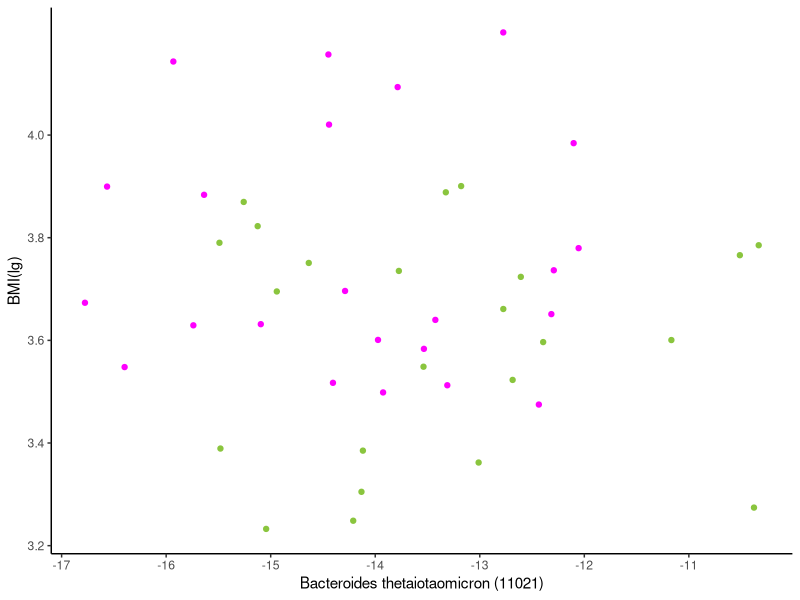
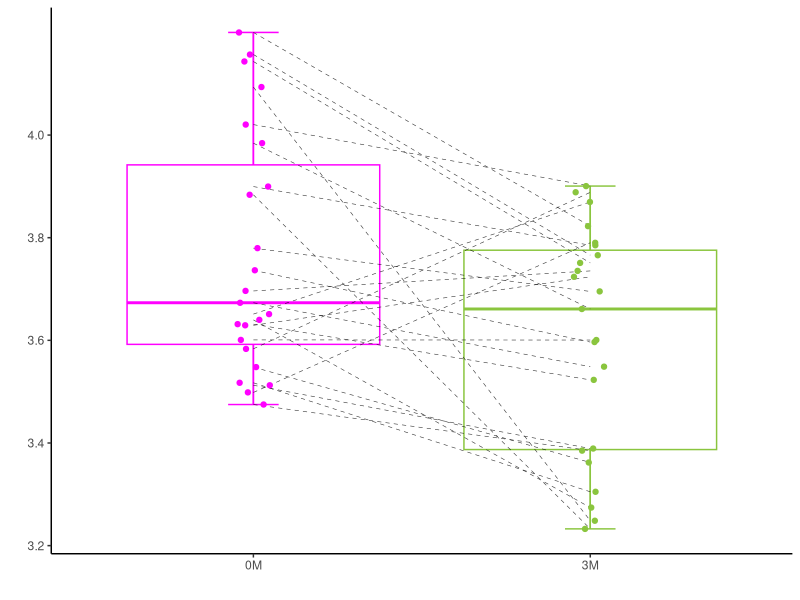
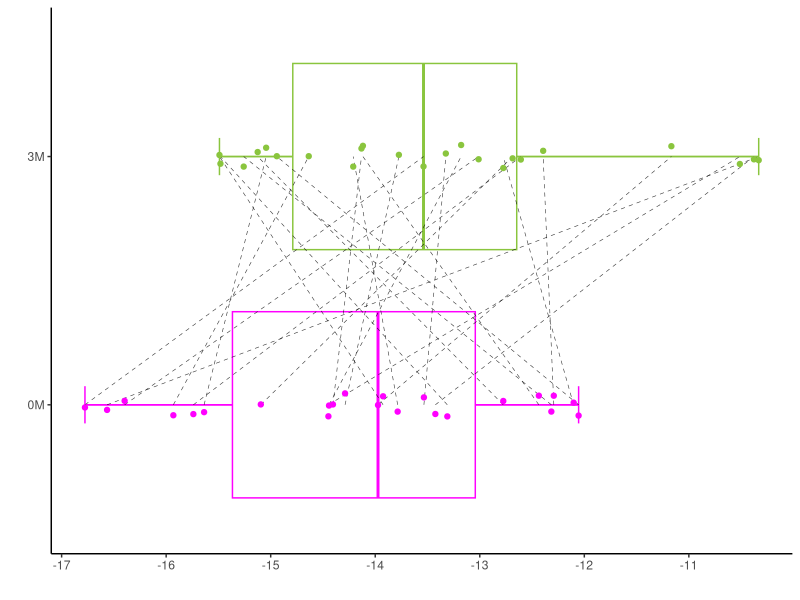
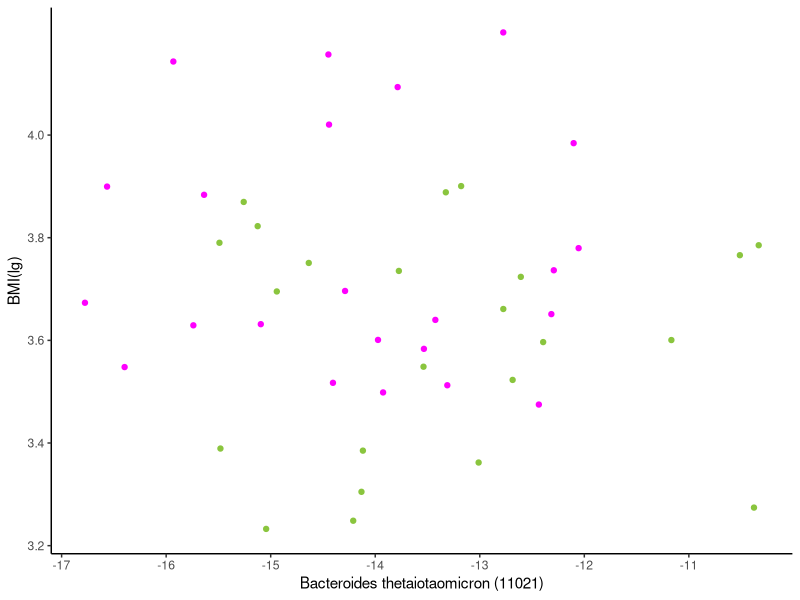
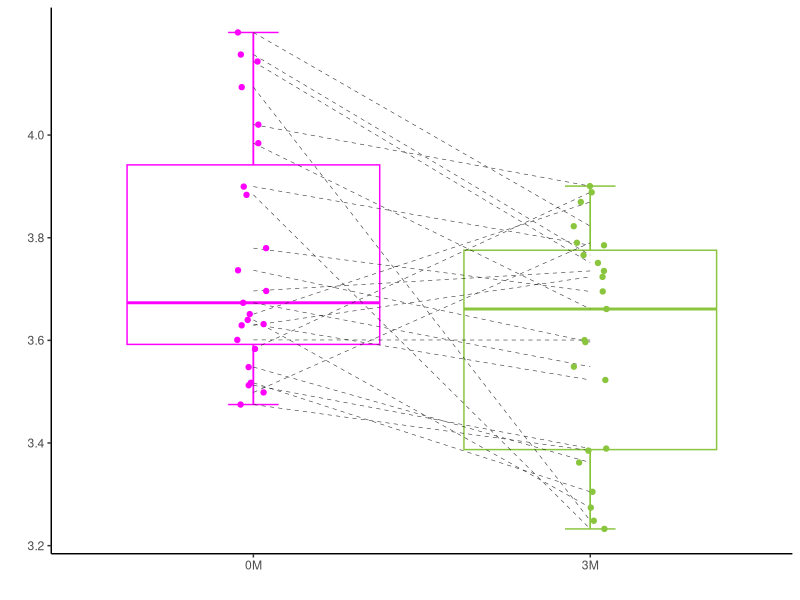
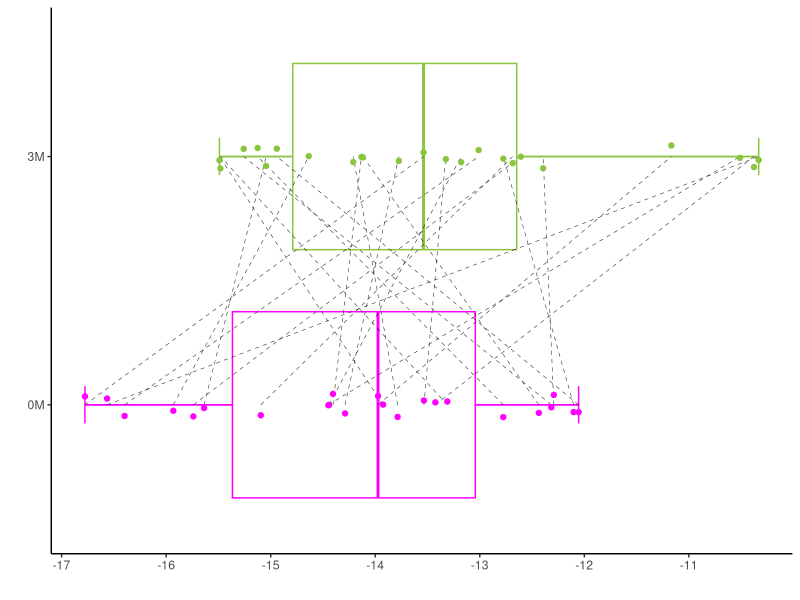

These charts were generated, in order, by the following R code:
# =============================================================================
# 配对箱线散点连线图
# organized：线性脚本 + 中文分节；路径相对本条目目录
# =============================================================================
# =============================================================================

script_dir <- tryCatch(
  dirname(normalizePath(sys.frame(1)$ofile)),
  error = function(e) {
    args <- commandArgs(trailingOnly = FALSE)
    file_arg <- grep("^--file=", args, value = TRUE)
    if (length(file_arg)) dirname(normalizePath(sub("^--file=", "", file_arg))) else normalizePath(getwd())
  }
)
root <- if (basename(script_dir) == "code") dirname(script_dir) else script_dir
set.seed(20260912)
out_dir <- file.path(root, "output", "figures")
dir.create(out_dir, recursive = TRUE, showWarnings = FALSE)

suppressPackageStartupMessages({
  library(ggplot2)
  library(dplyr)
  library(tidyr)
  library(readr)
  library(tibble)
  library(stringr)
  library(forcats)
})

# 创建虚拟数据：
Bacteroides_thetaiotaomicron_R <- runif(23, min = -17, max = -12)
Bacteroides_thetaiotaomicron_G <- runif(23, min = -15.5, max = -10)
BMI_R <- runif(23, min = 3.45, max = 4.2)
BMI_G <- runif(23, min = 3.2, max = 4.0)
data <- cbind(Bacteroides_thetaiotaomicron_G,BMI_G,Bacteroides_thetaiotaomicron_R,BMI_R)

# 加载包：
library(ggplot2)
library(tidyr)

# 对数据进行简单处理：
new_data <- as.data.frame(rbind(data[1:23,3:4],data[1:23,1:2]))
colnames(new_data) <- c("Bacteroides_thetaiotaomicron","BMI")
new_data$group <- rep(c("group_0M","group_3M"),c(23,23))
new_data$group2 <- rep(paste("sample",1:23,sep=""),2)

# 绘制散点图：
ggplot(new_data)+
  # 绘制基本散点图
  geom_point(aes(Bacteroides_thetaiotaomicron, BMI,color=group))+
  # 设置颜色
  scale_color_manual(values = c(group_0M="#ff00ff", group_3M="#8ac53e"))+
  # 设置主题
  theme_classic()+
  # 设置坐标轴范围
  scale_x_continuous(breaks = c(-17:11))+
  scale_y_continuous(breaks = seq(3.2,4.0,0.2))+
  # 设置x轴和y轴标签
  xlab("Bacteroides thetaiotaomicron (11021)")+
  ylab("BMI(lg)")+
  # 去掉图例：
  theme(legend.position = 'none')

ggsave(filename = file.path(out_dir, "scatter_plot.pdf"),height=5,width = 5)

# 绘制左边的箱线图：
ggplot(new_data,aes(group, BMI))+
  # 加上误差棒；由于自带的箱形图没有胡须末端没有短横线，使用误差条的方式补上
  stat_boxplot(geom = "errorbar",width=0.15,aes(color=group))+
  # 绘制基本箱线图
  geom_boxplot(aes(color=group),fill="white")+
  # 加上散点之间的连线
  geom_line(aes(group=group2), color="black",linetype="dashed",size=0.2, alpha=0.8)+
  # 箱线图加散点
  geom_jitter(aes(color=group,fill=group),width =0.05,shape = 21)+ #设置为向水平方向抖动的散点图，width指定了向水平方向抖动，不改变纵轴的值
  # 设置颜色
  scale_color_manual(values = c(group_0M="#ff00ff", group_3M="#8ac53e"))+
  scale_fill_manual(values = c(group_0M="#ff00ff", group_3M="#8ac53e"))+
  # 设置主题
  theme_classic()+
  # 设置坐标轴范围
  scale_x_discrete(labels=c("0M","3M"))+
  scale_y_continuous(breaks = seq(3.2,4.0,0.2))+
  # 设置x轴和y轴标签
  xlab("")+
  ylab("")+
  # 去掉图例：
  theme(legend.position = 'none')

primary_plot <- ggplot2::last_plot()
ggsave(filename = file.path(out_dir, "left_boxplot.pdf"),height=5,width = 2)


# 绘制下面的箱线图：
ggplot(new_data,aes(group, Bacteroides_thetaiotaomicron))+
  # 加上误差棒；由于自带的箱形图没有胡须末端没有短横线，使用误差条的方式补上
  stat_boxplot(geom = "errorbar",width=0.15,aes(color=group))+
  # 绘制基本箱线图
  geom_boxplot(aes(color=group),fill="white")+
  # 加上散点之间的连线
  geom_line(aes(group=group2), color="black", linetype="dashed", size=0.2, alpha=0.8)+
  # 箱线图加散点
  geom_jitter(aes(color=group,fill=group),width =0.05,shape = 21)+ #设置为向水平方向抖动的散点图，width指定了向水平方向抖动，不改变纵轴的值
  # 设置颜色
  scale_color_manual(values = c(group_0M="#ff00ff", group_3M="#8ac53e"))+
  scale_fill_manual(values = c(group_0M="#ff00ff", group_3M="#8ac53e"))+
  # 设置主题
  theme_classic()+
  # 设置坐标轴范围
  scale_x_discrete(labels=c("0M","3M"))+
  scale_y_continuous(breaks = c((-17):(-11)))+
  # 设置x轴和y轴标签
  xlab("")+
  ylab("")+
  # 去掉图例
  theme(legend.position = 'none')+
  # 旋转坐标轴
  coord_flip()

ggsave(filename = file.path(out_dir, "down_boxplot.pdf"),height=2,width = 5)

ggplot2::ggsave(file.path(root, "preview.png"), plot = primary_plot, width = 3, height = 5, dpi = 200, bg = "white")
